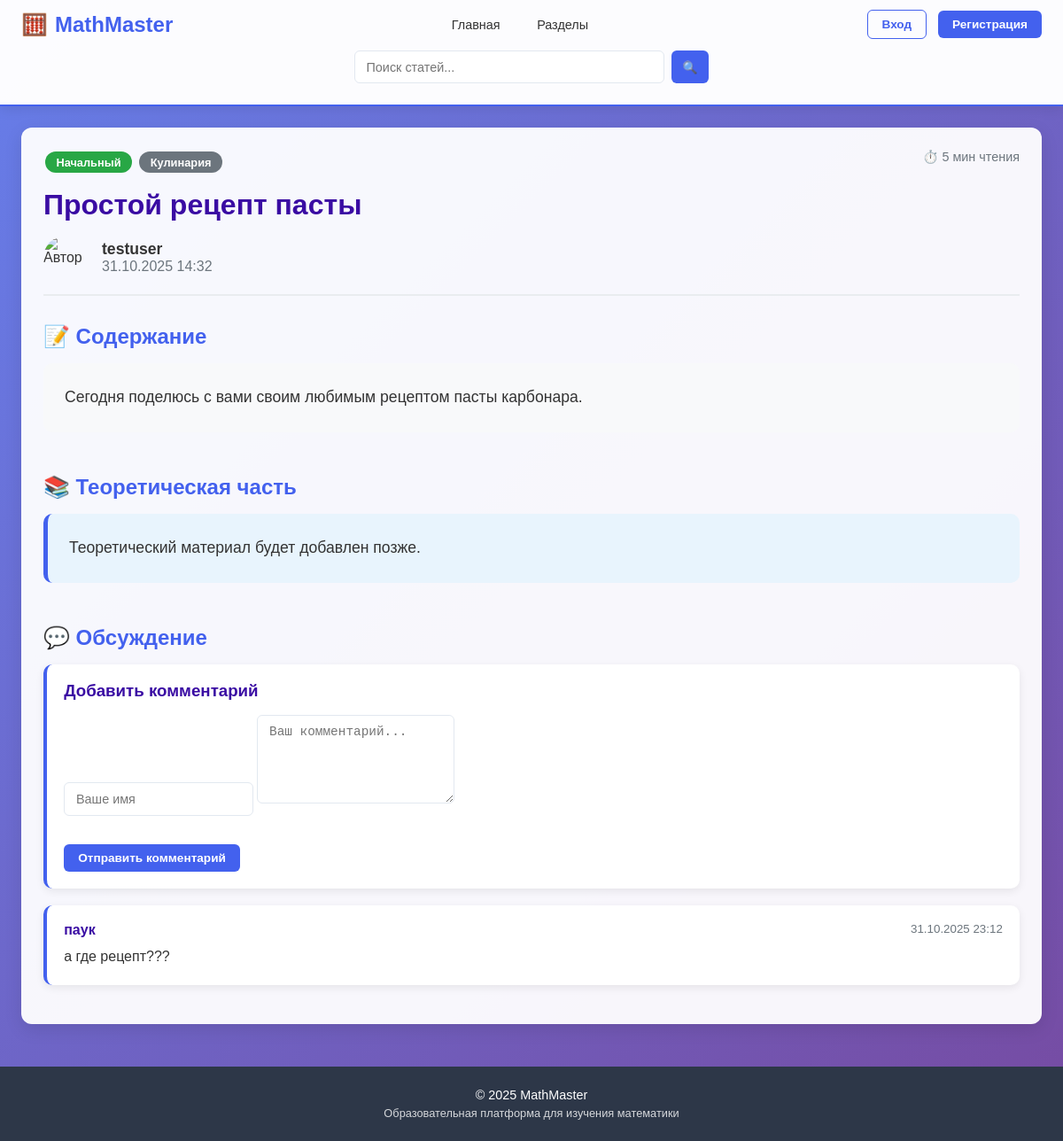
/post/3/, run on an earlier commit of the app's database.
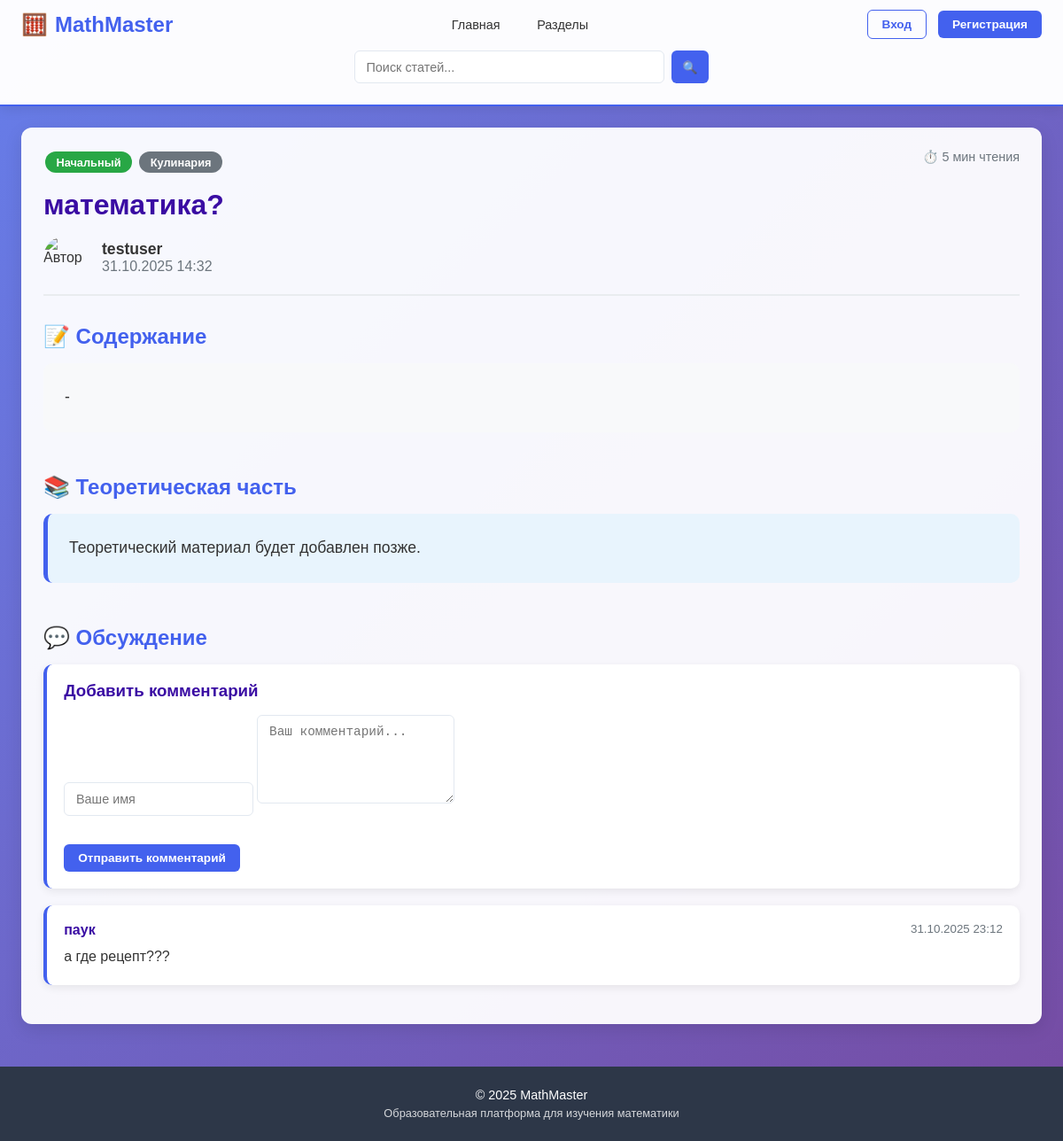
And on a later commit of the database.
### blog/models.py (models this page shows, shortened)
class Post(models.Model):
    DIFFICULTY_LEVELS = [
        ('beginner', 'Начальный'),
        ('intermediate', 'Средний'),
        ('advanced', 'Продвинутый'),
    ]
    title = models.CharField(max_length=200)
    content = models.TextField()
    theory_content = models.TextField(blank=True, null=True, help_text="Теоретическая часть")
    created_date = models.DateTimeField(default=timezone.now)
    published_date = models.DateTimeField(blank=True, null=True)
    author = models.ForeignKey(User, on_delete=models.CASCADE)
    category = models.ForeignKey(Category, on_delete=models.SET_NULL, null=True, blank=True)
    image = models.ImageField(upload_to='posts/', blank=True, null=True)
    difficulty = models.CharField(max_length=20, choices=DIFFICULTY_LEVELS, default='beginner')
    reading_time = models.IntegerField(default=5, help_text="Время чтения в минутах")

class Category(models.Model):
    name = models.CharField(max_length=200)
    description = models.TextField(blank=True)
    color = models.CharField(max_length=7, default='#446A7D')

class Comment(models.Model):
    post = models.ForeignKey(Post, on_delete=models.CASCADE, related_name='comments')
    author = models.CharField(max_length=100)
    text = models.TextField()
    created_date = models.DateTimeField(default=timezone.now)

### blog/views.py (the view)
# urls.py: path('post/<int:pk>/', views.post_detail, name='post_detail'),
def post_detail(request, pk):
    post = get_object_or_404(Post, pk=pk)
    comments = post.comments.all().order_by('-created_date')
    if request.method == 'POST':
        form = CommentForm(request.POST)
        if form.is_valid():
            comment = form.save(commit=False)
            comment.post = post
            comment.save()
            return redirect('post_detail', pk=post.pk)
    else:
        form = CommentForm()
    return render(request, 'blog/post_detail.html', {
        'post': post,
        'comments': comments,
        'form': form
    })

### blog/forms.py
class CommentForm(forms.ModelForm):
    class Meta:
        model = Comment
        fields = ['author', 'text']
        widgets = {
            'author': forms.TextInput(attrs={
                'class': 'form-control',
                'placeholder': 'Ваше имя'
            }),
            'text': forms.Textarea(attrs={
                'class': 'form-control',
                'rows': 3,
                'placeholder': 'Ваш комментарий...'
            })
        }

### blog/templates/blog/post_detail.html (shortened to what this page needs)
{% extends 'blog/base.html' %}
{% load static %}
{% block content %}
<div class="content-card">
    <div style="display: flex; justify-content: space-between; align-items: start; margin-bottom: 1rem; flex-wrap: wrap; gap: 1rem;">
        <div>
            <span class="math-badge" style="background: {% if post.difficulty == 'beginner' %}#28a745{% elif post.difficulty == 'intermediate' %}#ffc107{% else %}#dc3545{% endif %}">
                {{ post.get_difficulty_display }}
            </span>
            {% if post.category %}
            <span class="math-badge" style="background: #6c757d;">
                {{ post.category.name }}
            </span>
            {% endif %}
        </div>
        <div style="color: #6c757d; font-size: 0.9rem;">
            ⏱️ {{ post.reading_time }} мин чтения
        </div>
    </div>
    <h1 style="color: #3a0ca3; margin-bottom: 1rem; font-size: 2rem;">{{ post.title }}</h1>
    <div style="display: flex; align-items: center; gap: 1rem; margin-bottom: 2rem; padding-bottom: 1rem; border-bottom: 2px solid #e9ecef;">
        <img src="https://cdn-icons-png.flaticon.com/512/847/847969.png" alt="Автор" style="width: 50px; height: 50px; border-radius: 50%;">
        <div>
            <div style="font-weight: 600; font-size: 1.1rem;">{{ post.author.username }}</div>
            <div style="color: #6c757d;">{{ post.created_date|date:"d.m.Y H:i" }}</div>
        </div>
    </div>
    <div style="margin-bottom: 3rem;">
        <h2 style="color: #4361ee; margin-bottom: 1rem;">📝 Содержание</h2>
        <div style="background: #f8f9fa; padding: 1.5rem; border-radius: 10px; line-height: 1.7; font-size: 1.1rem;">
            {{ post.content|linebreaks }}
        </div>
    </div>
    {% if post.theory_content %}
    <div style="margin-bottom: 3rem;">
        <h2 style="color: #4361ee; margin-bottom: 1rem;">📚 Теоретическая часть</h2>
        <div style="background: #e8f4fd; padding: 1.5rem; border-radius: 10px; border-left: 5px solid #4361ee; line-height: 1.7; font-size: 1.1rem;">
            {{ post.theory_content|linebreaks }}
        </div>
    </div>
    {% endif %}
    <div>
        <h2 style="color: #4361ee; margin-bottom: 1rem;">💬 Обсуждение</h2>
        <div class="post-card">
            <h3 style="color: #3a0ca3; margin-bottom: 1rem;">Добавить комментарий</h3>
            <form method="post">
                <div style="margin-bottom: 1rem;">
                    <input type="text" name="author" placeholder="Ваше имя" class="search-input" style="margin-bottom: 1rem;">
                    <textarea name="text" placeholder="Ваш комментарий..." class="search-input" style="height: 100px; resize: vertical;"></textarea>
                </div>
                <button type="submit" class="btn btn-primary">Отправить комментарий</button>
            </form>
        </div>
        {% for comment in comments %}
        <div class="post-card">
            <div style="display: flex; justify-content: space-between; margin-bottom: 0.5rem;">
                <strong style="color: #3a0ca3;">{{ comment.author }}</strong>
                <small style="color: #6c757d;">{{ comment.created_date|date:"d.m.Y H:i" }}</small>
            </div>
            <p style="line-height: 1.6;">{{ comment.text }}</p>
        </div>
        {% empty %}
        <div class="post-card" style="text-align: center;">
            <p style="color: #6c757d; font-size: 1.1rem;">Пока нет комментариев. Будьте первым!</p>
        </div>
        {% endfor %}
    </div>
</div>
{% endblock %}

### blog/templates/blog/base.html (shortened to what this page needs)
<!DOCTYPE html>
<html lang="ru">
<head>
</head>
<body>
    <div class="app-container">
        <header class="header">
            <div class="nav-container">
                <a href="/" class="logo">
                    <span>🧮</span>
                    MathMaster
                </a>
                <div class="nav-links">
                    <a href="/">Главная</a>
                    <a href="/categories/">Разделы</a>
                </div>
                <div class="user-section">
                    {% if user.is_authenticated %}
                        <div style="display: flex; align-items: center; gap: 0.4rem;">
                            <img src="https://cdn-icons-png.flaticon.com/512/847/847969.png" alt="Аватар" style="width: 28px; height: 28px; border-radius: 50%;">
                            <span style="font-weight: 500; font-size: 0.9rem;">{{ user.username }}</span>
                        </div>
                        <form method="post" action="{% url 'logout' %}" style="display: inline;">
                            {% csrf_token %}
                            <button type="submit" class="btn btn-outline">Выйти</button>
                        </form>
                    {% else %}
                        <a href="{% url 'login' %}" class="btn btn-outline">Вход</a>
                        <a href="{% url 'register' %}" class="btn btn-primary">Регистрация</a>
                    {% endif %}
                </div>
            </div>
            <div style="max-width: 1200px; margin: 0 auto; padding: 0 1.5rem;">
                <form method="get" action="/" class="search-box">
                    <input type="text" name="q" placeholder="Поиск статей..." class="search-input">
                    <button type="submit" class="btn btn-primary" style="padding: 0.6rem 0.8rem;">🔍</button>
                </form>
            </div>
        </header>
        <main class="main-content">
            {% block content %}
            {% endblock %}
        </main>
        <footer class="footer">
            <div>
                <p style="margin-bottom: 0.3rem;">© 2025 MathMaster</p>
                <p style="opacity: 0.8; font-size: 0.8rem;">Образовательная платформа для изучения математики</p>
            </div>
        </footer>
    </div>
</body>
</html>

### blog/templates/blog/base.html (style rules this page uses)
* { margin: 0; padding: 0; box-sizing: border-box; }
body { font-family: 'Arial', sans-serif; background: linear-gradient(135deg, #667eea 0%, #764ba2 100%); min-height: 100vh; color: #333; }
.app-container { min-height: 100vh; display: flex; flex-direction: column; }
.header { background: rgba(255, 255, 255, 0.98); padding: 0.7rem 0; box-shadow: 0 2px 15px rgba(0,0,0,0.1); border-bottom: 2px solid #4361ee; position: sticky; top: 0; z-index: 1000; }
.nav-container { max-width: 1200px; margin: 0 auto; padding: 0 1.5rem; display: flex; justify-content: space-between; align-items: center; }
.logo { font-size: 1.5rem; font-weight: bold; color: #4361ee; text-decoration: none; display: flex; align-items: center; gap: 8px; }
.nav-links { display: flex; gap: 1rem; align-items: center; }
.nav-links a { text-decoration: none; color: #333; font-weight: 500; padding: 0.4rem 0.8rem; border-radius: 6px; transition: all 0.3s ease; font-size: 0.9rem; }
.user-section { display: flex; align-items: center; gap: 0.8rem; }
.btn { padding: 0.5rem 1rem; border: none; border-radius: 6px; font-weight: 600; cursor: pointer; text-decoration: none; display: inline-block; transition: all 0.3s ease; font-size: 0.85rem; }
.btn-primary { background: #4361ee; color: white; }
.btn-outline { background: transparent; border: 1.5px solid #4361ee; color: #4361ee; }
.main-content { flex: 1; padding: 1.5rem; max-width: 1200px; margin: 0 auto; width: 100%; }
.content-card { background: rgba(255, 255, 255, 0.95); border-radius: 12px; padding: 1.5rem; margin-bottom: 1.5rem; box-shadow: 0 6px 20px rgba(0,0,0,0.1); border: 1px solid rgba(255,255,255,0.3); }
.footer { background: #2d3748; color: white; text-align: center; padding: 1.5rem; margin-top: auto; font-size: 0.9rem; }
.search-box { display: flex; gap: 8px; margin: 0.8rem 0; justify-content: center; }
.search-input { flex: 1; max-width: 350px; padding: 0.6rem 0.8rem; border: 1.5px solid #e2e8f0; border-radius: 6px; font-size: 0.9rem; }
.math-badge { background: #4361ee; color: white; padding: 0.3rem 0.8rem; border-radius: 15px; font-size: 0.8rem; font-weight: 600; display: inline-block; margin: 0.1rem; }
.post-card { background: white; border-radius: 10px; padding: 1.2rem; margin-bottom: 1.2rem; box-shadow: 0 3px 10px rgba(0,0,0,0.08); border-left: 4px solid #4361ee; transition: all 0.3s ease; }

What changed in the data, as far as the page shows it:
changed Post "Теоретический материал будет добавлен позже.": title "Простой рецепт пасты" → "математика?"; content "Сегодня поделюсь с вами своим любимым рецептом пасты карбонара." → "-"
